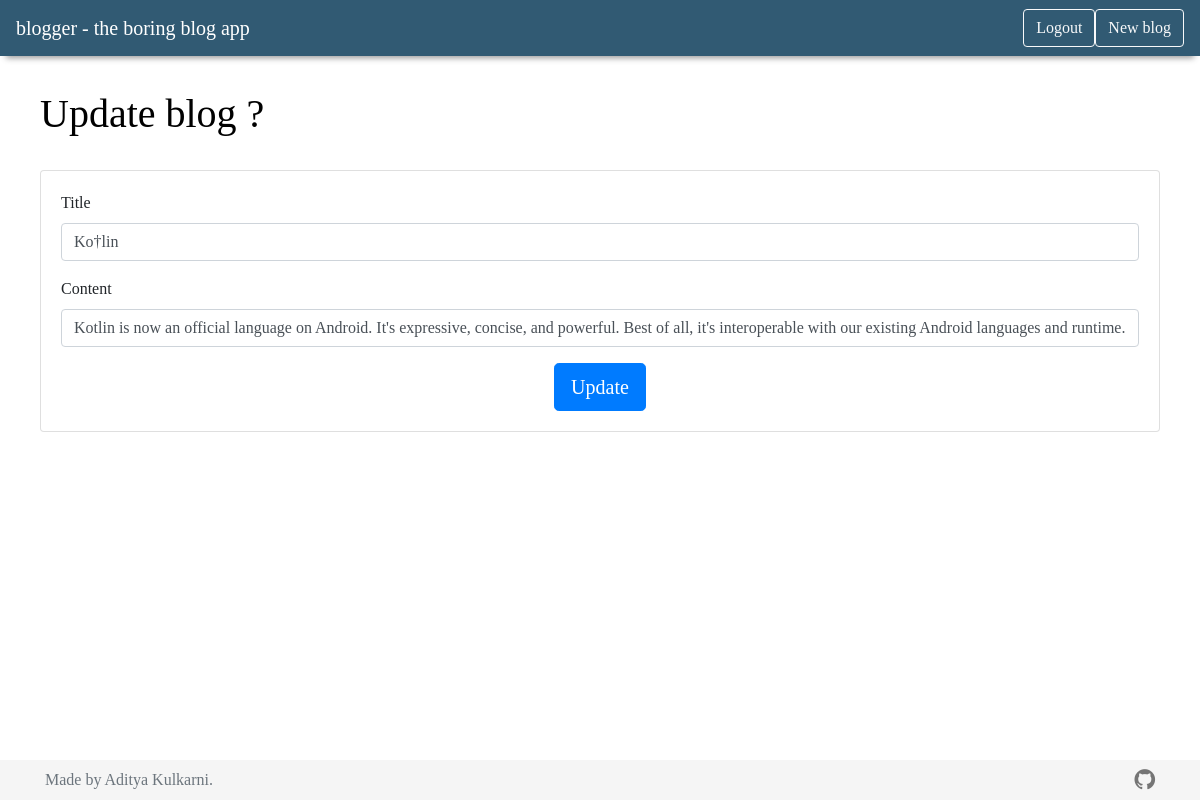
Screenshot of /blog/updateblog/5/ (signed in) with the database file from the repository.
### blog/models.py (models this page shows, shortened)
class Blog(models.Model):
	blog_title = models.CharField(max_length=100)
	blog_content = models.TextField(max_length=10000)
	blog_author = models.CharField(max_length=50)
	pub_date = models.DateTimeField('date published')

### blog/views.py (the view, shortened to what this page needs)
# urls.py: path('updateblog/<int:blog_id>/', views.updateBlog, name='updateBlog'),
def updateBlog(request, blog_id):
	blog = get_object_or_404(Blog, pk = blog_id)
	if request.method == "GET":
		if blog.blog_author == request.user.username:
			print(blog.id)
			return render(request,'blog/updateblog.html', {'blog' : blog,})
		else :
			return render(request, 'blog/detail.html', {'blog' : blog,})

### blog/templates/blog/updateblog.html (shortened to what this page needs)
{% extends 'blog/master.html' %}
{% load static %}
{% block content %}
		<br>
		<h1>Update blog ?</h1>
		<br>
		<div class="card">
			<div class="card-body">
				<form action="{% url 'blog:updateBlog' blog.id %}" method="post">
					<div class="form-group">
						<label for="title">Title</label>
						<input class="form-control" type="text" name="title" value="{{ blog.blog_title }}" id="title">
					</div>
					<div class="form-group">
						<label for="content">Content</label>
						<input class="form-control" type="text" height="200px" name="content" id="content" value="{{ blog.blog_content }}">
					</div>
					<div align="center">
						<input type="submit" class="btn btn-primary btn-lg" value="Update">
					</div>
				</form>
			</div>
		</div>
	</div>
{% endblock content %}

### blog/static/blog/css/style.css (style rules this page uses)
* { font-family: 'Product Sans' }
h1 { color : black; }

### rows the page displays
Blog: title "Ko†lin", content "Kotlin is now an official language on Android. It's expressive, concise, and powerful. Best of all, it's interoperable with our existing Android languages and runtime."
